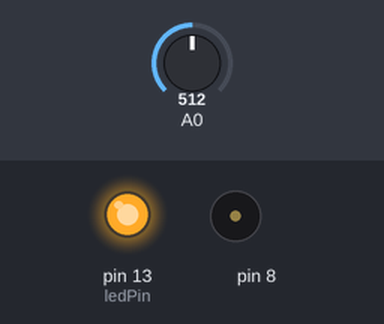
Bench run of a sketch on a simulated Arduino Uno, built with avr-gcc and run on an emulated ATmega328P. Parts: output pins drawn as LEDs (lit = HIGH), buzzer (waves = sounding). The test bench sets the inputs (shaded band); at power-on: A0 = 512.

Above: at 0.1 s.
At 5.1 s:
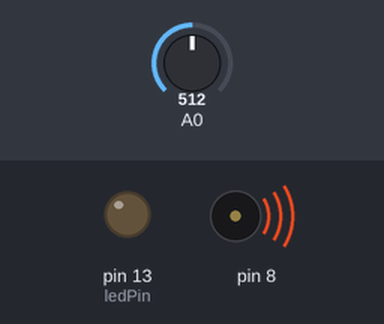
Timing chart, 0 to 6.6 s (numbered marks = the images above):
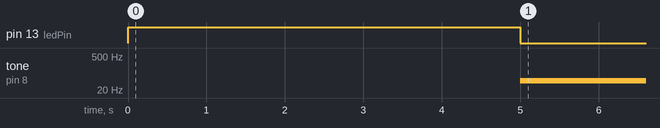

The sketch:

Project_6.ino
```cpp
int sensorValue;
int sensorLow = 1024;
int sensorHigh = 0;

const int ledPin = 13;

void setup() {
  // put your setup code here, to run once:

  pinMode(ledPin, OUTPUT);
  digitalWrite(ledPin, HIGH);

  while( millis() < 5000 ) {
   sensorValue = analogRead(A0);

    if( sensorValue > sensorHigh ) {
      sensorHigh = sensorValue;
    }
    else if( sensorValue < sensorLow ) {
      sensorLow = sensorValue;
    }
  }

  digitalWrite(ledPin, LOW);
}

void loop() {
  // put your main code here, to run repeatedly:

  sensorValue = analogRead(A0);

  /*
  use map() to convert the range we have from our sensor calibration
  to drive the output at a pitch of between 50 and 4000 hertz.
  */
  int pitch = map(sensorValue, sensorLow, sensorHigh, 50, 4000);

  tone(8, pitch, 20);

  delay(10);
}
```

Measured:
- by itself, tone on pin 8: silent → 49 Hz at 5.0 s
